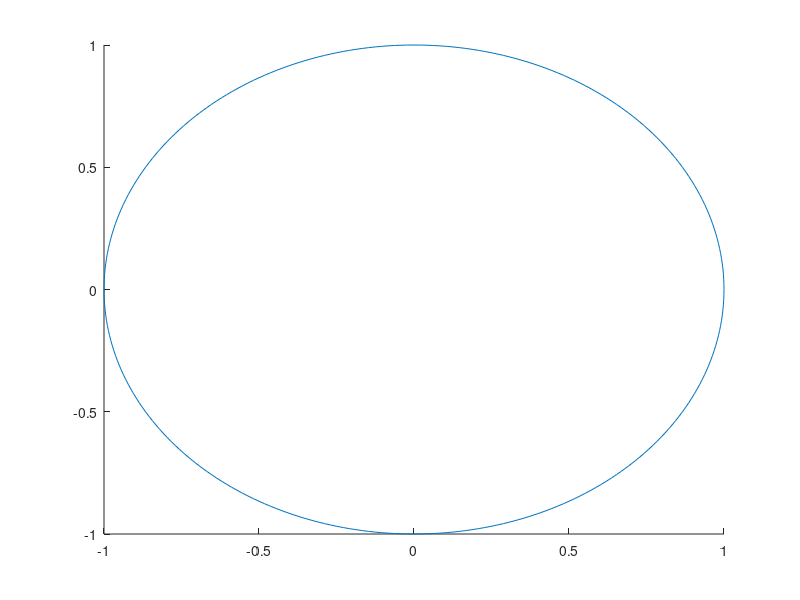

Recreate this plot in MATLAB.
function h=ellipse(ra,rb,ang,x0,y0,C,Nb)
% Ellipse adds ellipses to the current plot
%
% ELLIPSE(ra,rb,ang,x0,y0) adds an ellipse with semimajor axis of ra,
% a semimajor axis of radius rb, a semimajor axis of ang, centered at
% the point x0,y0.
%
% The length of ra, rb, and ang should be the same. 
% If ra is a vector of length L and x0,y0 scalars, L ellipses
% are added at point x0,y0.
% If ra is a scalar and x0,y0 vectors of lengtgith M, M ellipse are with the same 
% radii are added at the points x0,y0.
% If ra, x0, y0 are vectors of the same length L=M, M ellipses are added.
% If ra is a vector of length L and x0, y0 are  vectors of length
% M~=L, L*M ellipses are added, at each point x0,y0, L ellipses of radius ra.
%
% ELLIPSE(ra,rb,ang,x0,y0,C)
% adds ellipses of color C. C may be a string ('r','b',...) or the RGB value. 
% If no color is specified, it makes automatic use of the colors specified by 
% the axes ColorOrder property. For several circles C may be a vector.
%
% ELLIPSE(ra,rb,ang,x0,y0,C,Nb), Nb specifies the number of points
% used to draw the ellipse. The default value is 300. Nb may be used
% for each ellipse individually.
%
% h=ELLIPSE(...) returns the handles to the ellipses.
%
% usage exmple: the following produces a red ellipse centered at 1,1
% and tipped down at a 45 deg axis from the x axis
% ellipse(1,2,pi/4,1,1,'r')
%
% note that if ra=rb, ELLIPSE plots a circle
%

% written by D.G. Long, Brigham Young University, based on the
% CIRCLES.m original 
% written by Peter Blattner, Institute of Microtechnology, University of 
% Neuchatel, Switzerland, blattner@imt.unine.ch

% Check the number of input arguments 

if nargin<1,
  ra=[];
end;
if nargin<2,
  rb=[];
end;
if nargin<3,
  ang=[];
end;

if nargin<5,
  x0=[];
  y0=[];
end;
 
if nargin<6,
  C=[];
end

if nargin<7,
  Nb=[];
end

% set up the default values

if isempty(ra),ra=1;end;
if isempty(rb),rb=1;end;
if isempty(ang),ang=0;end;
if isempty(x0),x0=0;end;
if isempty(y0),y0=0;end;
if isempty(Nb),Nb=300;end;
if isempty(C),C=get(gca,'colororder');end;

% work on the variable sizes

x0=x0(:);
y0=y0(:);
ra=ra(:);
rb=rb(:);
ang=ang(:);
Nb=Nb(:);

if isstr(C),C=C(:);end;

if length(ra)~=length(rb),
  error('length(ra)~=length(rb)');
end;
if length(x0)~=length(y0),
  error('length(x0)~=length(y0)');
end;

% how many inscribed elllipses are plotted

if length(ra)~=length(x0)
  maxk=length(ra)*length(x0);
else
  maxk=length(ra);
end;

% drawing loop

for k=1:maxk
  
  if length(x0)==1
    xpos=x0;
    ypos=y0;
    radm=ra(k);
    radn=rb(k);
    if length(ang)==1
      an=ang;
    else
      an=ang(k);
    end;
  elseif length(ra)==1
    xpos=x0(k);
    ypos=y0(k);
    radm=ra;
    radn=rb;
    an=ang;
  elseif length(x0)==length(ra)
    xpos=x0(k);
    ypos=y0(k);
    radm=ra(k);
    radn=rb(k);
    an=ang(k)
  else
    rada=ra(fix((k-1)/size(x0,1))+1);
    radb=rb(fix((k-1)/size(x0,1))+1);
    an=ang(fix((k-1)/size(x0,1))+1);
    xpos=x0(rem(k-1,size(x0,1))+1);
    ypos=y0(rem(k-1,size(y0,1))+1);
  end;

  co=cos(an);
  si=sin(an);
  the=linspace(0,2*pi,Nb(rem(k-1,size(Nb,1))+1,:)+1);
%  x=radm*cos(the)*co-si*radn*sin(the)+xpos;
%  y=radm*cos(the)*si+co*radn*sin(the)+ypos;
  p=line(radm*cos(the)*co-si*radn*sin(the)+xpos,radm*cos(the)*si+co*radn*sin(the)+ypos);
  set(p,'color',C(rem(k-1,size(C,1))+1,:));
  
  if nargout > 0
    h(k)=p;
  end
  
end;

